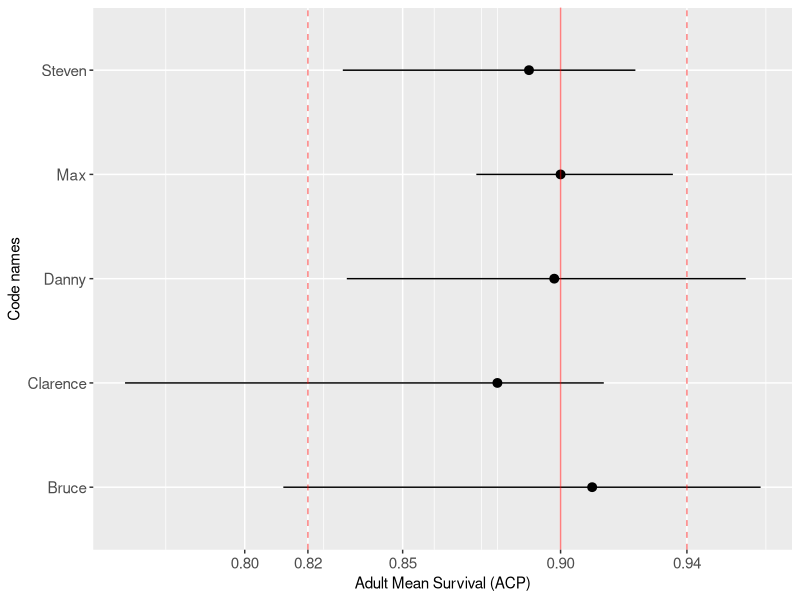
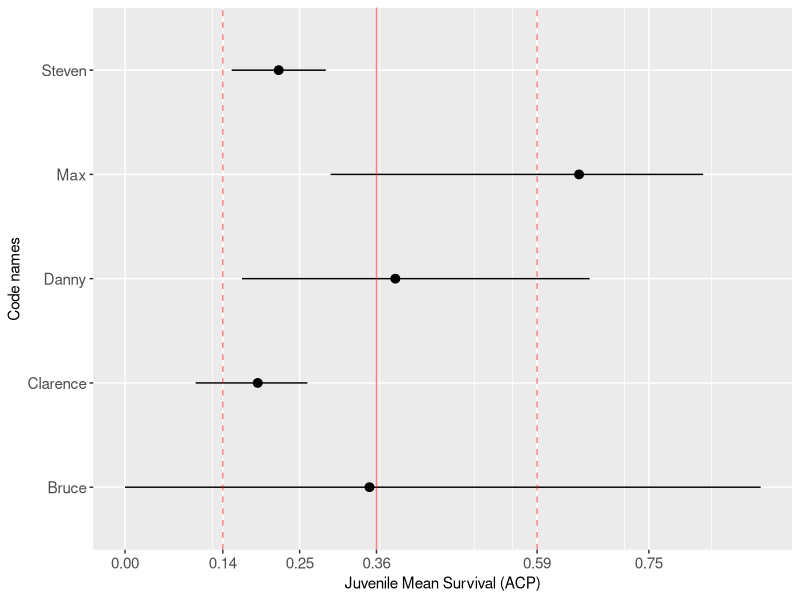
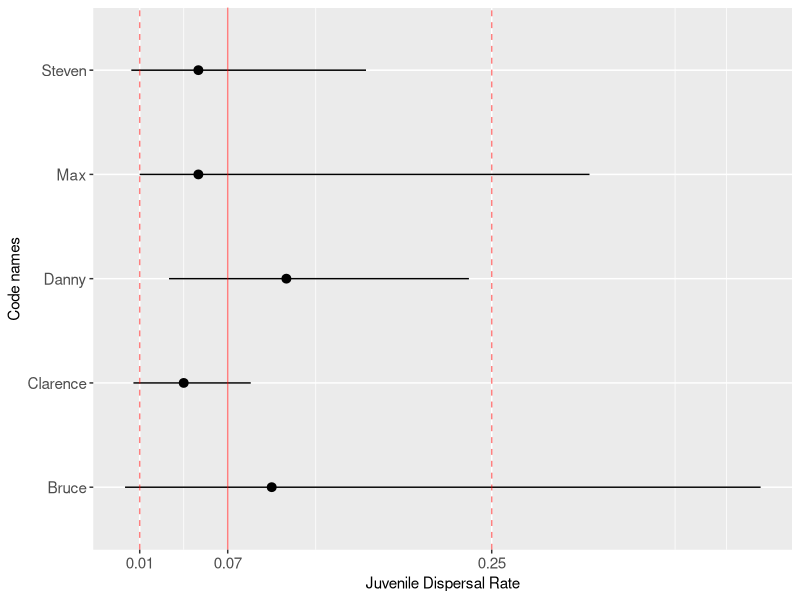
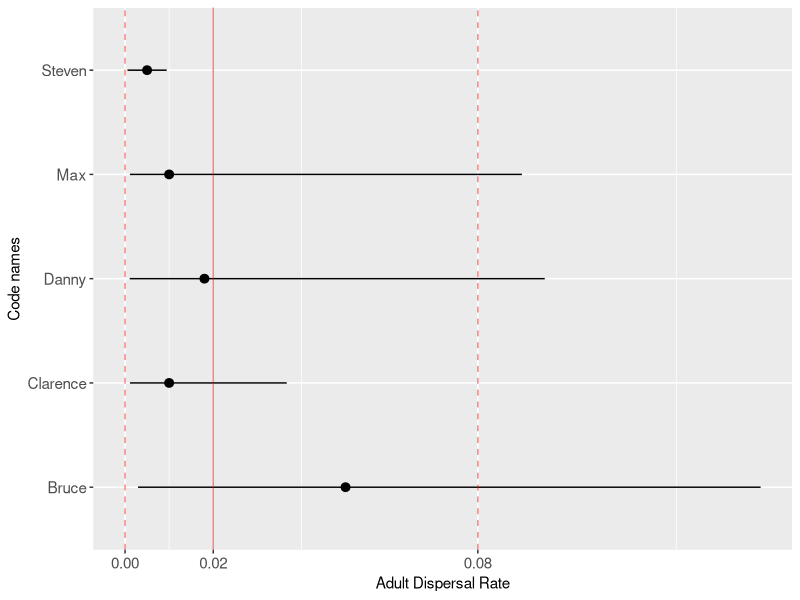
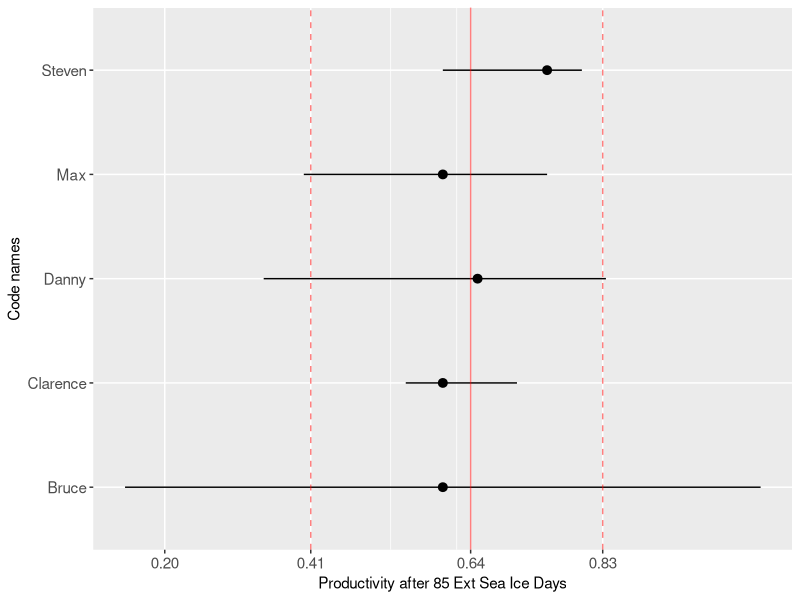
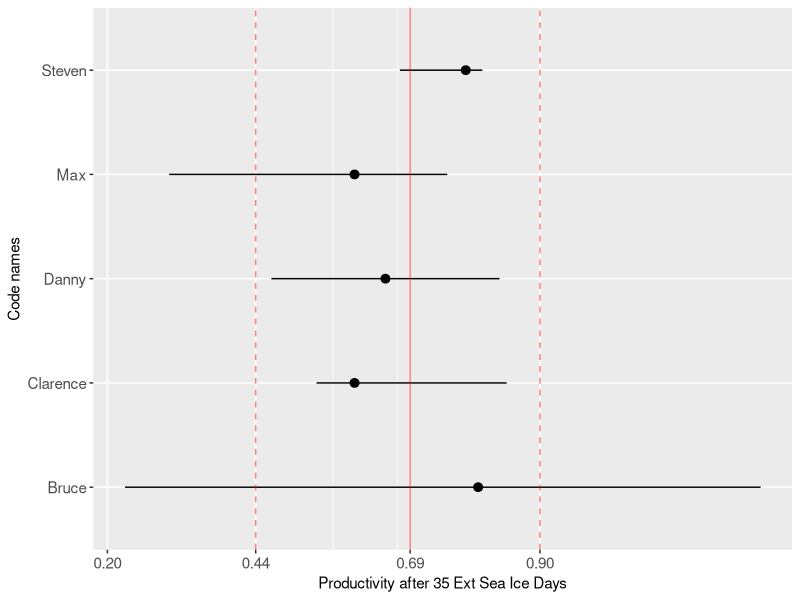
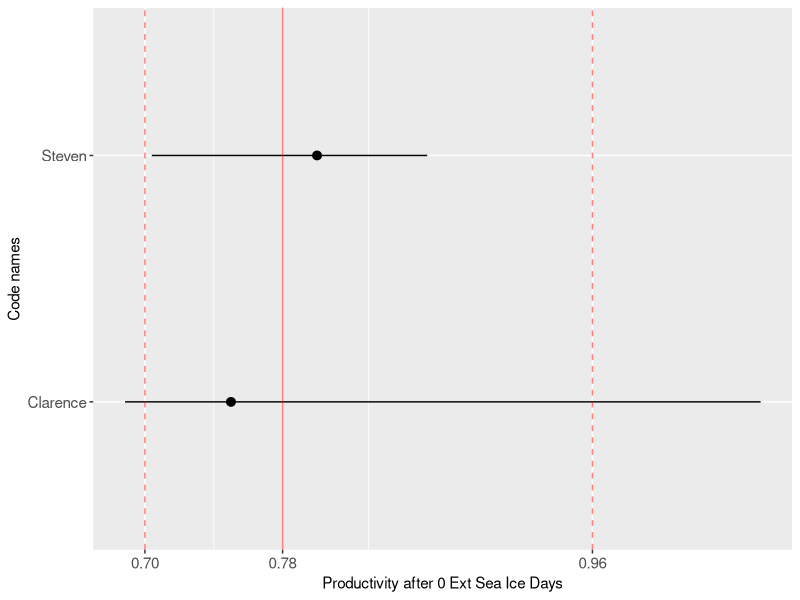
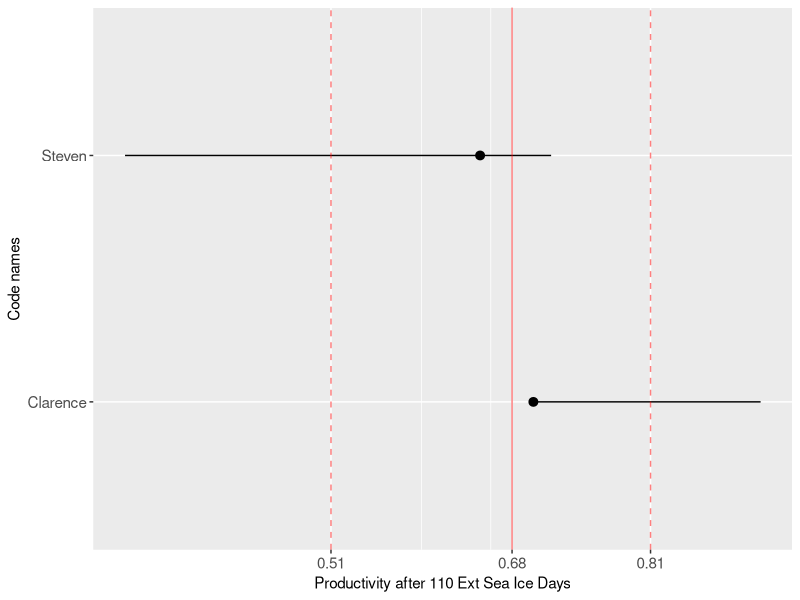

R code for these plots, in order:
library(ggplot2)
library(tidyverse)

# using EERound3 which includes additional responses from PF and DR on extreme
# sea ice day effects on BP (0 days and 110 days)
ee.dat <- read.csv("input_data/EERound3.csv", header = T)
head(ee.dat)
ee.dat$Question <- as.factor(ee.dat$Question)

# create standardized 80% bounds using equations in Hemmings et al. (2018)
s.CI <- 0.8
ee.dat$Low80 <- ee.dat$Best - ((ee.dat$Best - ee.dat$Lowest)*(s.CI/ee.dat$Range))
ee.dat$Hi80 <- ee.dat$Best + ((ee.dat$Highest - ee.dat$Best)*(s.CI/ee.dat$Range))
# truncating where necessary
ee.dat$Low80 <- ifelse(ee.dat$Low80 < ee.dat$LowerBound, ee.dat$LowerBound, ee.dat$Low80)
ee.dat$Hi80 <- ifelse(ee.dat$Hi80 > ee.dat$UpperBound, ee.dat$UpperBound, ee.dat$Hi80)

#calculate logical to indicate out of range
ee.dat$out <- ifelse(ee.dat$Round2==1,0,1)

# Q1
ee.Q1 <- ee.dat[ee.dat$Question == 1 & ee.dat$out == 0,]
Q1.Best <- round(mean(ee.Q1$Best, na.rm = T), 2)
Q1.Low <- round(mean(ee.Q1$Low80, na.rm = T), 2)
Q1.Hi <- round(mean(ee.Q1$Hi80, na.rm = T), 2)
ggplot(ee.Q1, aes(x = CodeName, y = Best)) + 
  geom_pointrange(aes(ymin = Low80, ymax = Hi80)) +
  geom_hline(yintercept = Q1.Best, col = "red", alpha = 0.5) + 
  geom_hline(yintercept = Q1.Low, col = "red", linetype = "dashed", alpha = 0.5) +
  geom_hline(yintercept = Q1.Hi, col = "red", linetype = "dashed", alpha = 0.5) +
  scale_y_continuous(breaks = c(0.8, 0.85, Q1.Best, Q1.Low, Q1.Hi)) +
  labs(x = "Code names") + 
  labs(y = "Adult Mean Survival (ACP)") +
  theme(axis.text = element_text(size = 11),
        axis.title = element_text(size = 11)) +
  coord_flip()

# Q2
ee.Q2 <- ee.dat[ee.dat$Question == 2 & ee.dat$out == 0,]
Q2.Best <- round(mean(ee.Q2$Best, na.rm = T), 2)
Q2.Low <- round(mean(ee.Q2$Low80, na.rm = T), 2)
Q2.Hi <- round(mean(ee.Q2$Hi80, na.rm = T), 2)
ggplot(ee.Q2, aes(x = CodeName, y = Best)) + 
  geom_pointrange(aes(ymin = Low80, ymax = Hi80)) +
  geom_hline(yintercept = Q2.Best, col = "red", alpha = 0.5) + 
  geom_hline(yintercept = Q2.Low, col = "red", linetype = "dashed", alpha = 0.5) +
  geom_hline(yintercept = Q2.Hi, col = "red", linetype = "dashed", alpha = 0.5) +
  scale_y_continuous(breaks = c(0, 0.25, 0.75, Q2.Best, Q2.Low, Q2.Hi)) +
  labs(x = "Code names") + 
  labs(y = "Juvenile Mean Survival (ACP)") +
  theme(axis.text = element_text(size = 11),
        axis.title = element_text(size = 11)) +
  coord_flip()

# Q3
ee.Q3 <- ee.dat[ee.dat$Question == 3 & ee.dat$out == 0,]
Q3.Best <- round(mean(ee.Q3$Best, na.rm = T), 2)
Q3.Low <- round(mean(ee.Q3$Low80, na.rm = T), 2)
Q3.Hi <- round(mean(ee.Q3$Hi80, na.rm = T), 2)
ggplot(ee.Q3, aes(x = CodeName, y = Best)) + 
  geom_pointrange(aes(ymin = Low80, ymax = Hi80)) +
  geom_hline(yintercept = Q3.Best, col = "red", alpha = 0.5) + 
  geom_hline(yintercept = Q3.Low, col = "red", linetype = "dashed", alpha = 0.5) +
  geom_hline(yintercept = Q3.Hi, col = "red", linetype = "dashed", alpha = 0.5) +
  scale_y_continuous(breaks = c(0.50, 0.75, Q3.Best, Q3.Low, Q3.Hi)) +
  labs(x = "Code names") + 
  labs(y = "Juvenile Dispersal Rate") +
  theme(axis.text = element_text(size = 11),
        axis.title = element_text(size = 11)) +
  coord_flip()


# Q4
ee.Q4 <- ee.dat[ee.dat$Question == 4  & ee.dat$out == 0,]
Q4.Best <- round(mean(ee.Q4$Best, na.rm = T), 2)
Q4.Low <- round(mean(ee.Q4$Low80, na.rm = T), 2)
Q4.Hi <- round(mean(ee.Q4$Hi80, na.rm = T), 2)
ggplot(ee.Q4, aes(x = CodeName, y = Best)) + 
  geom_pointrange(aes(ymin = Low80, ymax = Hi80)) +
  geom_hline(yintercept = Q4.Best, col = "red", alpha = 0.5) + 
  geom_hline(yintercept = Q4.Low, col = "red", linetype = "dashed", alpha = 0.5) +
  geom_hline(yintercept = Q4.Hi, col = "red", linetype = "dashed", alpha = 0.5) +
  scale_y_continuous(breaks = c(0.25, 0.50, 0.75, Q4.Best, Q4.Low, Q4.Hi)) +
  labs(x = "Code names") + 
  labs(y = "Adult Dispersal Rate") +
  theme(axis.text = element_text(size = 11),
        axis.title = element_text(size = 11)) +
  coord_flip()

# Q5.1
ee.Q5.1 <- ee.dat[ee.dat$Question == 5.1  & ee.dat$out == 0,]
Q5.1.Best <- round(mean(ee.Q5.1$Best, na.rm = T), 2)
Q5.1.Low <- round(mean(ee.Q5.1$Low80, na.rm = T), 2)
Q5.1.Hi <- round(mean(ee.Q5.1$Hi80, na.rm = T), 2)
ggplot(ee.Q5.1, aes(x = CodeName, y = Best)) + 
  geom_pointrange(aes(ymin = Low80, ymax = Hi80)) +
  geom_hline(yintercept = Q5.1.Best, col = "red", alpha = 0.5) + 
  geom_hline(yintercept = Q5.1.Low, col = "red", linetype = "dashed", alpha = 0.5) +
  geom_hline(yintercept = Q5.1.Hi, col = "red", linetype = "dashed", alpha = 0.5) +
  scale_y_continuous(breaks = c(.2, 2.5, Q5.1.Best, Q5.1.Low, Q5.1.Hi)) +
  labs(x = "Code names") + 
  labs(y = "Productivity after 85 Ext Sea Ice Days") +
  theme(axis.text = element_text(size = 11),
        axis.title = element_text(size = 11)) +
  coord_flip()

# Q5.2
ee.Q5.2 <- ee.dat[ee.dat$Question == 5.2 & ee.dat$out == 0,]
Q5.2.Best <- round(mean(ee.Q5.2$Best, na.rm = T), 2)
Q5.2.Low <- round(mean(ee.Q5.2$Low80, na.rm = T), 2)
Q5.2.Hi <- round(mean(ee.Q5.2$Hi80, na.rm = T), 2)
ggplot(ee.Q5.2, aes(x = CodeName, y = Best)) + 
  geom_pointrange(aes(ymin = Low80, ymax = Hi80)) +
  geom_hline(yintercept = Q5.2.Best, col = "red", alpha = 0.5) + 
  geom_hline(yintercept = Q5.2.Low, col = "red", linetype = "dashed", alpha = 0.5) +
  geom_hline(yintercept = Q5.2.Hi, col = "red", linetype = "dashed", alpha = 0.5) +
  scale_y_continuous(breaks = c(.2, 2.5, Q5.2.Best, Q5.2.Low, Q5.2.Hi)) +
  labs(x = "Code names") + 
  labs(y = "Productivity after 35 Ext Sea Ice Days") +
  theme(axis.text = element_text(size = 11),
        axis.title = element_text(size = 11)) +
  coord_flip()

# Q5.3
ee.Q5.3 <- ee.dat[ee.dat$Question == 5.3 & ee.dat$out == 0,]
Q5.3.Best <- round(mean(ee.Q5.3$Best, na.rm = T), 2)
Q5.3.Low <- round(mean(ee.Q5.3$Low80, na.rm = T), 2)
Q5.3.Hi <- round(mean(ee.Q5.3$Hi80, na.rm = T), 2)
ggplot(ee.Q5.3, aes(x = CodeName, y = Best)) + 
  geom_pointrange(aes(ymin = Low80, ymax = Hi80)) +
  geom_hline(yintercept = Q5.3.Best, col = "red", alpha = 0.5) + 
  geom_hline(yintercept = Q5.3.Low, col = "red", linetype = "dashed", alpha = 0.5) +
  geom_hline(yintercept = Q5.3.Hi, col = "red", linetype = "dashed", alpha = 0.5) +
  scale_y_continuous(breaks = c(.2, 2.5, Q5.3.Best, Q5.3.Low, Q5.3.Hi)) +
  labs(x = "Code names") + 
  labs(y = "Productivity after 0 Ext Sea Ice Days") +
  theme(axis.text = element_text(size = 11),
        axis.title = element_text(size = 11)) +
  coord_flip()

# Q5.4
ee.Q5.4 <- ee.dat[ee.dat$Question == 5.4 & ee.dat$out == 0,]
Q5.4.Best <- round(mean(ee.Q5.4$Best, na.rm = T), 2)
Q5.4.Low <- round(mean(ee.Q5.4$Low80, na.rm = T), 2)
Q5.4.Hi <- round(mean(ee.Q5.4$Hi80, na.rm = T), 2)
ggplot(ee.Q5.4, aes(x = CodeName, y = Best)) + 
  geom_pointrange(aes(ymin = Low80, ymax = Hi80)) +
  geom_hline(yintercept = Q5.4.Best, col = "red", alpha = 0.5) + 
  geom_hline(yintercept = Q5.4.Low, col = "red", linetype = "dashed", alpha = 0.5) +
  geom_hline(yintercept = Q5.4.Hi, col = "red", linetype = "dashed", alpha = 0.5) +
  scale_y_continuous(breaks = c(.2, 2.5, Q5.4.Best, Q5.4.Low, Q5.4.Hi)) +
  labs(x = "Code names") + 
  labs(y = "Productivity after 110 Ext Sea Ice Days") +
  theme(axis.text = element_text(size = 11),
        axis.title = element_text(size = 11)) +
  coord_flip()

# Q5 by respondent
ee.Q5 <- ee.dat %>%
  filter(Question == 5.1|Question == 5.2|Question == 5.3| Question == 5.4)
ee.Q5$Day <- NA
ee.Q5$Day[ee.Q5$Question == 5.1] <- 85
ee.Q5$Day[ee.Q5$Question == 5.2] <- 35
ee.Q5$Day[ee.Q5$Question == 5.3] <- 0
ee.Q5$Day[ee.Q5$Question == 5.4] <- 110

ggplot(ee.Q5, aes(x = Day, y = Best)) +
  geom_pointrange(aes(ymin = Low80, ymax = Hi80)) + 
  geom_point(aes(x = 60, y = 0.9), col = "red") +
  labs(x = "Extreme Sea Ice Days") +
  labs(y = "Breeding Propensity") +
  facet_wrap(~ Respondent)

# Q6
ee.Q6 <- ee.dat[ee.dat$Question == 6  & ee.dat$out == 0,]
Q6.Best <- round(mean(ee.Q6$Best, na.rm = T), 0)
Q6.Low <- round(mean(ee.Q6$Low80, na.rm = T), 0)
Q6.Hi <- round(mean(ee.Q6$Hi80, na.rm = T), 0)
ggplot(ee.Q6, aes(x = CodeName, y = Best)) + 
  geom_pointrange(aes(ymin = Low80, ymax = Hi80)) +
  geom_hline(yintercept = Q6.Best, col = "red", alpha = 0.5) + 
  geom_hline(yintercept = Q6.Low, col = "red", linetype = "dashed", alpha = 0.5) +
  geom_hline(yintercept = Q6.Hi, col = "red", linetype = "dashed", alpha = 0.5) +
  scale_y_continuous(breaks = c(100000, Q6.Best, Q6.Low, Q6.Hi)) +
  labs(x = "Code names") + 
  labs(y = "Max Equil. Population Size (YKD)") +
  theme(axis.text = element_text(size = 11),
        axis.title = element_text(size = 11)) +
  coord_flip()

# Q7
ee.Q7 <- ee.dat[ee.dat$Question == 7  & ee.dat$out == 0,]
Q7.Best <- round(mean(ee.Q7$Best, na.rm = T), 0)
Q7.Low <- round(mean(ee.Q7$Low80, na.rm = T), 0)
Q7.Hi <- round(mean(ee.Q7$Hi80, na.rm = T), 0)
ggplot(ee.Q7, aes(x = CodeName, y = Best)) + 
  geom_pointrange(aes(ymin = Low80, ymax = Hi80)) +
  geom_hline(yintercept = Q7.Best, col = "red", alpha = 0.5) + 
  geom_hline(yintercept = Q7.Low, col = "red", linetype = "dashed", alpha = 0.5) +
  geom_hline(yintercept = Q7.Hi, col = "red", linetype = "dashed", alpha = 0.5) +
  scale_y_continuous(breaks = c(50000, 75000, 100000, Q7.Best, Q7.Low, Q7.Hi)) +
  labs(x = "Code names") + 
  labs(y = "Max Equil. Population Size (ACP)") +
  theme(axis.text = element_text(size = 10),
        axis.title = element_text(size = 11)) +
  coord_flip()

# Q8
ee.Q8 <- ee.dat[ee.dat$Question == 8  & ee.dat$out == 0,]
Q8.Best <- round(median(ee.Q8$Best, na.rm = T), 2)
Q8.Low <- round(median(ee.Q8$Low80, na.rm = T), 2)
Q8.Hi <- round(median(ee.Q8$Hi80, na.rm = T), 2)
ggplot(ee.Q8, aes(x = CodeName, y = Best)) + 
  geom_pointrange(aes(ymin = Low80, ymax = Hi80)) +
  geom_hline(yintercept = Q8.Best, col = "red", alpha = 0.5) + 
  geom_hline(yintercept = Q8.Low, col = "red", linetype = "dashed", alpha = 0.5) +
  geom_hline(yintercept = Q8.Hi, col = "red", linetype = "dashed", alpha = 0.5) +
  scale_y_continuous(breaks = c(0.75, 1, Q8.Best, Q8.Low, Q8.Hi)) +
  labs(x = "Code names") + 
  labs(y = "Breeding Propensity 2YO") +
  theme(axis.text = element_text(size = 11),
        axis.title = element_text(size = 11)) +
  coord_flip()

# Q9
ee.Q9 <- ee.dat[ee.dat$Question == 9 & ee.dat$out == 0,]
Q9.Best <- round(mean(ee.Q9$Best, na.rm = T), 2)
Q9.Low <- round(mean(ee.Q9$Low80, na.rm = T), 2)
Q9.Hi <- round(mean(ee.Q9$Hi80, na.rm = T), 2)
ggplot(ee.Q9, aes(x = CodeName, y = Best)) + 
  geom_pointrange(aes(ymin = Low80, ymax = Hi80)) +
  geom_hline(yintercept = Q9.Best, col = "red", alpha = 0.5) + 
  geom_hline(yintercept = Q9.Low, col = "red", linetype = "dashed", alpha = 0.5) +
  geom_hline(yintercept = Q9.Hi, col = "red", linetype = "dashed", alpha = 0.5) +
  scale_y_continuous(breaks = c(0, 0.5, Q9.Best, Q9.Low, Q9.Hi)) +
  labs(x = "Code names") + 
  labs(y = "Variation in Aerial Detection (YKD)") +
  coord_flip() + 
  theme(legend.position = "none",
        axis.text = element_text(size = 11),
        axis.title = element_text(size = 11))

# Q10
ee.Q10 <- ee.dat[ee.dat$Question == 10  & ee.dat$out == 0,]
Q10.Best <- round(mean(ee.Q10$Best, na.rm = T), 2)
Q10.Low <- round(mean(ee.Q10$Low80, na.rm = T), 2)
Q10.Hi <- round(mean(ee.Q10$Hi80, na.rm = T), 2)
ggplot(ee.Q10, aes(x = CodeName, y = Best)) + 
  geom_pointrange(aes(ymin = Low80, ymax = Hi80)) +
  geom_hline(yintercept = Q10.Best, col = "red", alpha = 0.5) + 
  geom_hline(yintercept = Q10.Low, col = "red", linetype = "dashed", alpha = 0.5) +
  geom_hline(yintercept = Q10.Hi, col = "red", linetype = "dashed", alpha = 0.5) +
  scale_y_continuous(breaks = c(0.25, Q10.Best, Q10.Low, Q10.Hi)) +
  labs(x = "Code names") + 
  labs(y = "Variation in Aerial Detection (ACP)") +
  coord_flip() + 
  theme(legend.position = "none",
        axis.text = element_text(size = 11),
        axis.title = element_text(size = 11))
